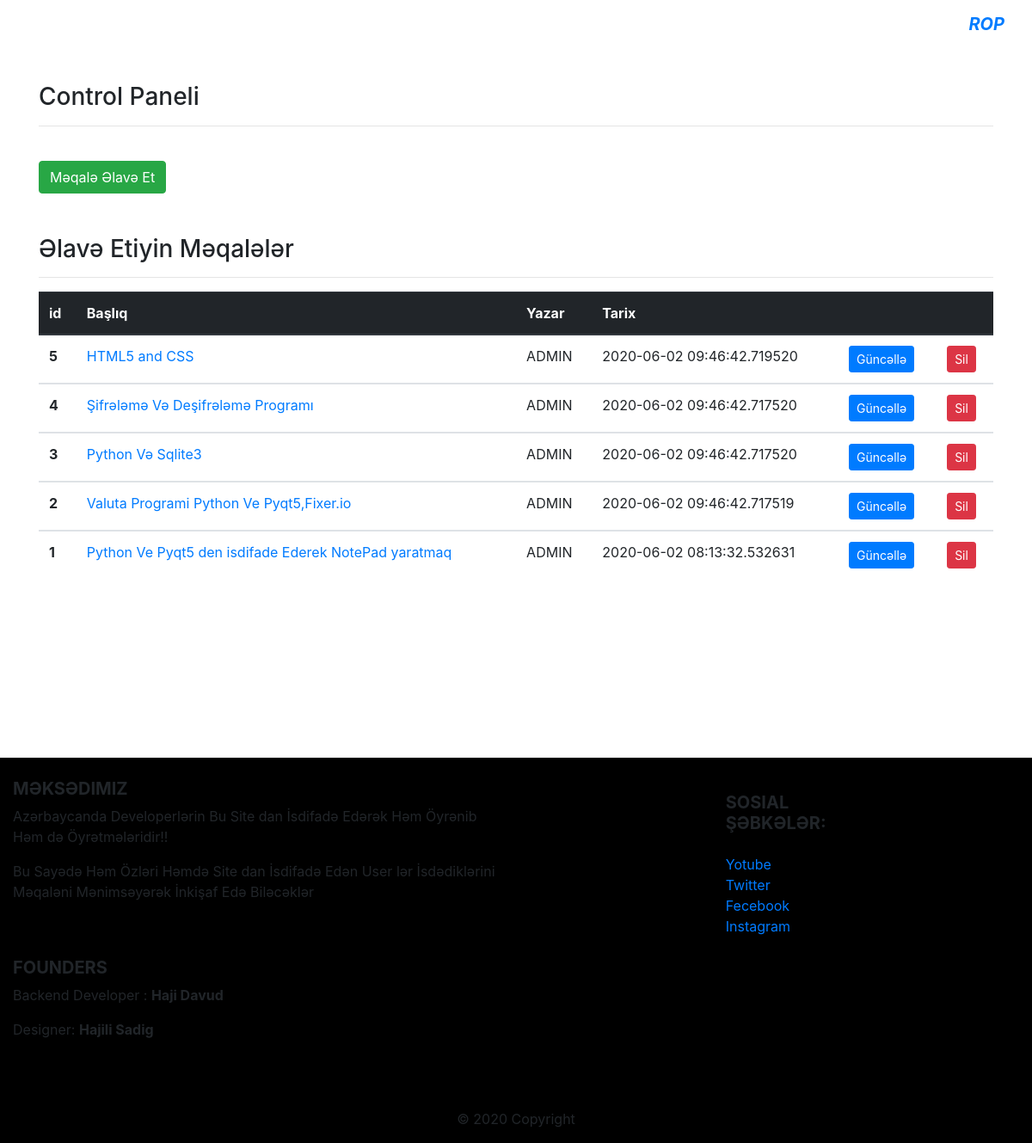
The page /control (signed in) on the database its author committed.
### blog.py (models this page shows)
class Articles(db.Model):
    id = db.Column(db.Integer, primary_key=True)
    title = db.Column(db.String(80))
    content = db.Column(db.Text)
    author = db.Column(db.String(80))
    author_id = db.Column(db.Integer)
    time = db.Column(db.DateTime, nullable=False, default=datetime.utcnow)
    photo = db.Column(db.String)

### blog.py (the view)
@app.route("/control")
@login_required
def Control():
    yoxla = Articles.query.filter_by(author_id=session["id"]).all()
    print(yoxla,"yoxlaaa")
    if yoxla:
        data = yoxla
        return render_template("controlPanel.html",data=data,len=len(data))
    return render_template("controlPanel.html",len=False)

### blog.py (called while the page is built)
def login_required(f):
    @wraps(f)
    def decorated_function(*args, **kwargs):
        if "logged" in session:
            return f(*args,**kwargs)
        else:
            flash("Ilk öncə isdifadəçi kimi daxil olun","danger")
            return redirect(url_for("login"))
    return decorated_function

### templates/controlPanel.html (shortened to what this page needs)
{% extends "layout.html" %}
{% block body %}
    <h3>Control Paneli</h3>
    <hr>
    <br>
    <a href="/addArticle" class="btn btn-success">Məqalə Əlavə Et</a>
    <br><br><br>
    <h3>Əlavə Etiyin Məqalələr</h3>
    <hr>
    <table class="table">
        <thead class="thead-dark">
            <tr>
            <th scope="col">id</th>
            <th scope="col">Başlıq</th>
            <th scope="col">Yazar</th>
            <th scope="col">Tarix</th>
            <th scope="col"></th>
            <th scope="col"></th>
            </tr>
        </thead>
        {% if len %}
            {% for article in range(-1,-len-1,-1) %}
                <tbody>
                    <tr>
                    <th scope="row">{{data[article].id}}</th>
                    <td><a href="articles/{{data[article].id}}">{{data[article].title}}</a></td>
                    <td>{{data[article].author}}</td>
                    <td>{{data[article].time}}</td>
                    <td><a class="btn btn-sm btn-primary" href="edit/{{data[article].id}}">Güncəllə</td>
                    <td><a class="btn btn-sm btn-danger" href="delete/{{data[article].id}}"> Sil</td>
                    </tr>
                </tbody>
            {% endfor %}
        {% endif %}
</table>
<br><br><br><br><br><br><br><br>
{% endblock body %}

### templates/layout.html (shortened to what this page needs)
<!DOCTYPE html>
<html>
<head>
    <link rel="stylesheet" href="https://maxcdn.bootstrapcdn.com/bootstrap/4.0.0-alpha.6/css/bootstrap.min.css">    <title>Republic Of Programmers</title>
</head>
<body>
    <div class="loader-wrapper">
    {% include "includes/navbar.html" %}
    <br><br><br><br>
    <div class="container">
        {% block body %}
        {% endblock body %}
    </div>
<footer class="page-footer font-small teal pt-4">
  <div class="container-fluid text-center text-md-left">
    <div class="row">
      <div class="col-md-6 mt-md-0 mt-3">
        <h5 class="text-uppercase font-weight-bold">Məksədimiz</h5>
        <p>Azərbaycanda Developerlərin Bu Site dan İsdifadə Edərək Həm Öyrənib Həm də Öyrətmələridir!!</p>
        <p>Bu Sayədə Həm Özləri Həmdə Site dan İsdifadə Edən User lər İsdədiklərini Məqaləni Mənimsəyərək İnkişaf Edə Biləcəklər</p>
        <br><br>
        <h5 class="text-uppercase font-weight-bold">Founders</h5>
        <p>Backend Developer : <b>Haji Davud</b></p>
        <p>Designer: <b>Hajili Sadig</b></p>
      </div>
       <div class="col-md-6 mb-md-0 mb-3">
        <div class="col-md-3 mx-auto">
        <h5 class="font-weight-bold text-uppercase mt-3 mb-4">Sosial Şəbkələr:</h5>
        <ul class="list-unstyled">
          <li>
            <a href="https://www.youtube.com/channel/UC3Tf_CNM8LtpeWPuMQkKUGg?view_as=subscriber">Yotube</a>
          </li>
          <li>
            <a href="https://twitter.com/haci_davud">Twitter</a>
          </li>
          <li>
            <a href="https://www.facebook.com/davud.haci.50/">Fecebook</a>
          </li>
          <li>
            <a href="https://www.instagram.com/davudhajii/">Instagram</a>
          </li>
        </ul>
      </div>
      </div>
    </div>
  </div>
  <br><br>
  <div class="footer-copyright text-center py-3">© 2020 Copyright
  </div>
</footer>
</body>
</html>

### templates/includes/navbar.html (shortened to what this page needs)
<nav class="navbar navbar-toggleable-md navbar-inverse fixed-top bg-inverse">
    <button class="navbar-toggler navbar-toggler-right" type="button" data-toggle="collapse" data-target="#navbarCollapse" aria-controls="navbarCollapse" aria-expanded="false" aria-label="Toggle navigation">
      <span class="navbar-toggler-icon"></span>
    </button>
    <a class="navbar-brand" href="/"><b><i>ROP</i></b></a>
  </nav>

### templates/layout.html (style rules this page uses)
html,body { width: 100%; height: 100%; overflow-x: hidden; }
footer { background-color: #000; }

### rows shown on the page
Articles: id "5", title "HTML5 and CSS", author "ADMIN", time "2020-06-02 09:46:42.719520"
Articles: id "4", title "Şifrələmə Və Deşifrələmə Programı", author "ADMIN", time "2020-06-02 09:46:42.717520"
Articles: id "3", title "Python Və Sqlite3", author "ADMIN", time "2020-06-02 09:46:42.717520"
Articles: id "2", title "Valuta Programi Python Ve Pyqt5,Fixer.io", author "ADMIN", time "2020-06-02 09:46:42.717519"
Articles: id "1", title "Python Ve Pyqt5 den isdifade Ederek NotePad yaratmaq", author "ADMIN", time "2020-06-02 08:13:32.532631"
